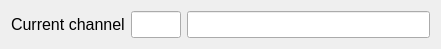
            <widget class="QWidget" name="gridLayoutWidget_2">
             <property name="geometry">
              <rect>
               <x>10</x>
               <y>30</y>
               <width>441</width>
               <height>31</height>
              </rect>
             </property>
             <layout class="QGridLayout" name="gridLayout_15">
              <item row="0" column="0">
               <widget class="QLabel" name="labelCurrentChn">
                <property name="font">
                 <font>
                  <pointsize>12</pointsize>
                 </font>
                </property>
                <property name="text">
                 <string>Current channel</string>
                </property>
               </widget>
              </item>
              <item row="0" column="1">
               <widget class="QLineEdit" name="lineEditCurrentChnType">
                <property name="maximumSize">
                 <size>
                  <width>50</width>
                  <height>16777215</height>
                 </size>
                </property>
                <property name="font">
                 <font>
                  <pointsize>12</pointsize>
                 </font>
                </property>
               </widget>
              </item>
              <item row="0" column="2">
               <widget class="QLineEdit" name="lineEditCurrentName">
                <property name="font">
                 <font>
                  <pointsize>12</pointsize>
                 </font>
                </property>
               </widget>
              </item>
             </layout>
            </widget>
